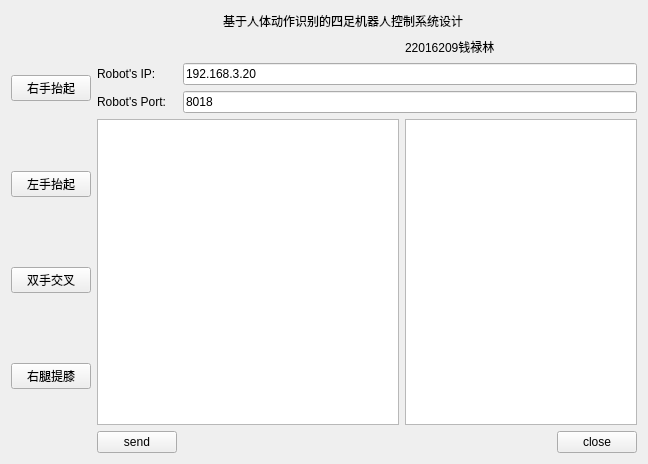
<?xml version="1.0" encoding="UTF-8"?>
<ui version="4.0">
 <class>Widget</class>
 <widget class="QWidget" name="Widget">
  <property name="geometry">
   <rect>
    <x>0</x>
    <y>0</y>
    <width>648</width>
    <height>464</height>
   </rect>
  </property>
  <property name="windowTitle">
   <string>Widget</string>
  </property>
  <layout class="QGridLayout" name="gridLayout">
   <item row="0" column="0" rowspan="6">
    <layout class="QVBoxLayout" name="verticalLayout">
     <item>
      <widget class="QPushButton" name="ButtonAct1">
       <property name="text">
        <string>右手抬起</string>
       </property>
      </widget>
     </item>
     <item>
      <widget class="QPushButton" name="ButtonAct2">
       <property name="text">
        <string>左手抬起</string>
       </property>
      </widget>
     </item>
     <item>
      <widget class="QPushButton" name="ButtonAct3">
       <property name="text">
        <string>双手交叉</string>
       </property>
      </widget>
     </item>
     <item>
      <widget class="QPushButton" name="ButtonAct4">
       <property name="text">
        <string>右腿提膝</string>
       </property>
      </widget>
     </item>
    </layout>
   </item>
   <item row="0" column="1" colspan="2">
    <spacer name="horizontalSpacer_2">
     <property name="orientation">
      <enum>Qt::Horizontal</enum>
     </property>
     <property name="sizeType">
      <enum>QSizePolicy::Fixed</enum>
     </property>
     <property name="sizeHint" stdset="0">
      <size>
       <width>120</width>
       <height>20</height>
      </size>
     </property>
    </spacer>
   </item>
   <item row="0" column="3" colspan="3">
    <widget class="QLabel" name="label">
     <property name="text">
      <string>基于人体动作识别的四足机器人控制系统设计</string>
     </property>
    </widget>
   </item>
   <item row="0" column="6" colspan="2">
    <spacer name="horizontalSpacer_3">
     <property name="orientation">
      <enum>Qt::Horizontal</enum>
     </property>
     <property name="sizeHint" stdset="0">
      <size>
       <width>126</width>
       <height>20</height>
      </size>
     </property>
    </spacer>
   </item>
   <item row="1" column="1" colspan="3">
    <spacer name="horizontalSpacer_4">
     <property name="orientation">
      <enum>Qt::Horizontal</enum>
     </property>
     <property name="sizeType">
      <enum>QSizePolicy::Fixed</enum>
     </property>
     <property name="sizeHint" stdset="0">
      <size>
       <width>158</width>
       <height>20</height>
      </size>
     </property>
    </spacer>
   </item>
   <item row="1" column="4">
    <spacer name="horizontalSpacer_6">
     <property name="orientation">
      <enum>Qt::Horizontal</enum>
     </property>
     <property name="sizeType">
      <enum>QSizePolicy::Fixed</enum>
     </property>
     <property name="sizeHint" stdset="0">
      <size>
       <width>138</width>
       <height>20</height>
      </size>
     </property>
    </spacer>
   </item>
   <item row="1" column="5">
    <widget class="QLabel" name="label_2">
     <property name="text">
      <string>22016209钱禄林</string>
     </property>
    </widget>
   </item>
   <item row="1" column="6" colspan="2">
    <spacer name="horizontalSpacer_5">
     <property name="orientation">
      <enum>Qt::Horizontal</enum>
     </property>
     <property name="sizeHint" stdset="0">
      <size>
       <width>126</width>
       <height>20</height>
      </size>
     </property>
    </spacer>
   </item>
   <item row="2" column="1">
    <widget class="QLabel" name="labelIP">
     <property name="text">
      <string>Robot's IP:</string>
     </property>
    </widget>
   </item>
   <item row="2" column="2" colspan="6">
    <widget class="QLineEdit" name="lineEditIP">
     <property name="text">
      <string>192.168.3.20</string>
     </property>
    </widget>
   </item>
   <item row="3" column="1">
    <widget class="QLabel" name="labelPort">
     <property name="text">
      <string>Robot's Port:</string>
     </property>
    </widget>
   </item>
   <item row="3" column="2" colspan="6">
    <widget class="QLineEdit" name="lineEditPort">
     <property name="text">
      <string>8018</string>
     </property>
    </widget>
   </item>
   <item row="4" column="1" colspan="4">
    <widget class="QGraphicsView" name="graphicsView">
     <property name="enabled">
      <bool>true</bool>
     </property>
     <property name="sizePolicy">
      <sizepolicy hsizetype="Expanding" vsizetype="Expanding">
       <horstretch>0</horstretch>
       <verstretch>0</verstretch>
      </sizepolicy>
     </property>
    </widget>
   </item>
   <item row="4" column="5" colspan="3">
    <widget class="QTextEdit" name="textEdit"/>
   </item>
   <item row="5" column="1">
    <widget class="QPushButton" name="ButtonSend">
     <property name="text">
      <string>send</string>
     </property>
    </widget>
   </item>
   <item row="5" column="3" colspan="4">
    <spacer name="horizontalSpacer">
     <property name="orientation">
      <enum>Qt::Horizontal</enum>
     </property>
     <property name="sizeHint" stdset="0">
      <size>
       <width>337</width>
       <height>20</height>
      </size>
     </property>
    </spacer>
   </item>
   <item row="5" column="7">
    <widget class="QPushButton" name="ButtonClose">
     <property name="text">
      <string>close</string>
     </property>
    </widget>
   </item>
  </layout>
 </widget>
 <resources/>
 <connections/>
</ui>
